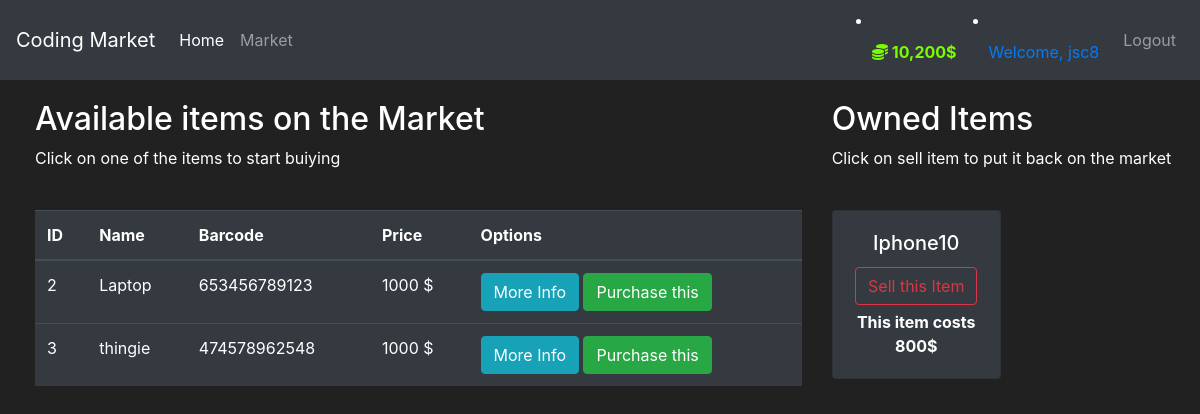
The page /market (signed in) on the database its author committed.
### market/models.py (models this page shows, shortened)
class User(db.Model,UserMixin):
    id = db.Column(db.Integer(), primary_key=True)
    username = db.Column(db.String(length=30), nullable=False, unique=True)
    email_address = db.Column(db.String(length=50),
                              nullable=False, unique=True)
    password_hash = db.Column(db.String(length=60), nullable=False)
    budget = db.Column(db.Integer(), nullable=False, default=1000)
    items = db.relationship('Item', backref='owned_user', lazy=True)
    @property
    def prettier_budget(self):
        if len(str(self.budget))>=4:
            return f"{str(self.budget)[:-3]},{str(self.budget)[-3:]}$"
        else:
            return f"{self.budget}$"
    @property
    def password(self):
        return self.password

class Item(db.Model):
    id = db.Column(db.Integer(), primary_key=True)
    name = db.Column(db.String(length=30), nullable=False, unique=True)
    price = db.Column(db.Integer(), nullable=False)
    barcode = db.Column(db.String(length=12), nullable=False, unique=True)
    description = db.Column(db.String(length=1024),
                            nullable=False, unique=True)
    owner = db.Column(db.Integer(), db.ForeignKey(
        'user.id'))  # other model name in lowercase

### market/routes.py (the view, shortened to what this page needs)
@app.route('/market', methods=['GET','POST'])
@login_required
def market_page():
    purchase_form = PurchaseItemForm()
    selling_form = SellItemForm()
    if request.method =="GET":
        items = Item.query.filter_by(owner=None)
        owned_items = Item.query.filter_by(owner=current_user.id)
        return render_template('market.html', items=items, purchase_form=purchase_form, owned_items=owned_items, selling_form=selling_form )

### market/models.py (called while the page is built)
@login_manager.user_loader
def load_user(user_id):
    return User.query.get(int(user_id))

### market/templates/market.html (shortened to what this page needs)
{% extends 'base.html' %}
{% block content %}
    <div class="row" style="margin-top:20px; margin-left: 20px">
        <div class="col-8">
            <h2>Available items on the Market</h2>
            <p>Click on one of the items to start buiying</p>
            <br>
                <table class="table table-hover table-dark">
                    <thead>
                        <tr>
                            <th scope="col">ID</th>
                            <th scope="col">Name</th>
                            <th scope="col">Barcode</th>
                            <th scope="col">Price</th>
                            <th scope="col">Options</th>
                        </tr>
                    </thead>
                    <tbody>
                        {% for item in items %}
                        <tr>
                            <td>{{item.id}}</td>
                            <td>{{item.name}}</td>
                            <td>{{item.barcode}}</td>
                            <td>{{item.price}} $</td>
                            <td>
                                <button class="btn btn-outline btn-info" data-toggle = "modal" data-target="#Modal-MoreInfo-{{ item.id}}">More Info</button>
                                <button class="btn btn-outline btn-success" data-toggle = "modal" data-target="#Modal-PurchaseConfirm-{{ item.id }}">Purchase this</button>
                            </td>
                        </tr>
                        {% endfor %}
                    </tbody>
                </table>
        </div>
        <div class="col-4">
            <h2>Owned Items</h2>
            <p>Click on sell item to put it back on the market</p>
            <br>
            <div class="row">
                {% for owned_item in owned_items %}
                <div class="col-md-6">
                    <div style="margin-bottom: 5px" class="card text-center bg-dark">
                        <div class="card-body">
                            <h5 class="card-title">{{ owned_item.name }}</h5>
                            <button type="button" class="btn btn-outline-danger" style="margin-bottom: 5px"
                                    data-toggle="modal" data-target="#Modal-SellingConfirm-{{ owned_item.id }}">
                                Sell this Item
                            </button>
                            <p class="card-text"><strong>
                                This item costs {{ owned_item.price }}$
                            </strong></p>
                        </div>
                    </div>
                </div>
                {% endfor %}
            </div>
        </div>
    </div>
{% endblock %}

### market/templates/base.html (shortened to what this page needs)
<!doctype html>
<html lang="en">
<head>
    <link rel="stylesheet" href="https://cdn.jsdelivr.net/npm/bootstrap@4.5.3/dist/css/bootstrap.min.css">
</head>
<body>
    <nav class="navbar navbar-expand-md navbar-dark bg-dark">
        <a class="navbar-brand" href="#">Coding Market</a>
        <div class="collapse navbar-collapse" id="navbarNav">
            <ul class="navbar-nav mr-auto">
                <li class="nav-item active">
                    <a class="nav-link" href="{{ url_for('home_page')}}">Home </a>
                </li>
                <li class="nav-item">
                    <a class="nav-link" href="{{ url_for('market_page')}}">Market</a>
                </li>
            </ul>
            {% if current_user.is_authenticated %}
            <li class="nav-item">
                <a class="nav-link" style="color:lawngreen; font-weight:bold">
                    <i class="fas fa-coins"></i>
                    {{current_user.prettier_budget}}
                </a>
            </li>
            <li class="nav-item">
                <a class="nav-link">Welcome, {{current_user.username}}</a>
            </li>
            <ul class="navbar-nav">
                <li class="nav-item">
                    <a class="nav-link" href="{{ url_for('logout_page')}}">Logout</a>
                </li>
            </ul>
            {% endif %}
        </div>
    </nav>
    {% block content %}
    {% endblock %}
</body>
</html>

### market/templates/base.html (style rules this page uses)
body { background-color: #212121; color: white }

### rows shown on the page
User: prettier_budget "10,200$", username "jsc8"
Item: id "2", name "Laptop", barcode "653456789123", price "1000"
Item: id "3", name "thingie", barcode "474578962548", price "1000"
Item: name "Iphone10", price "800"
